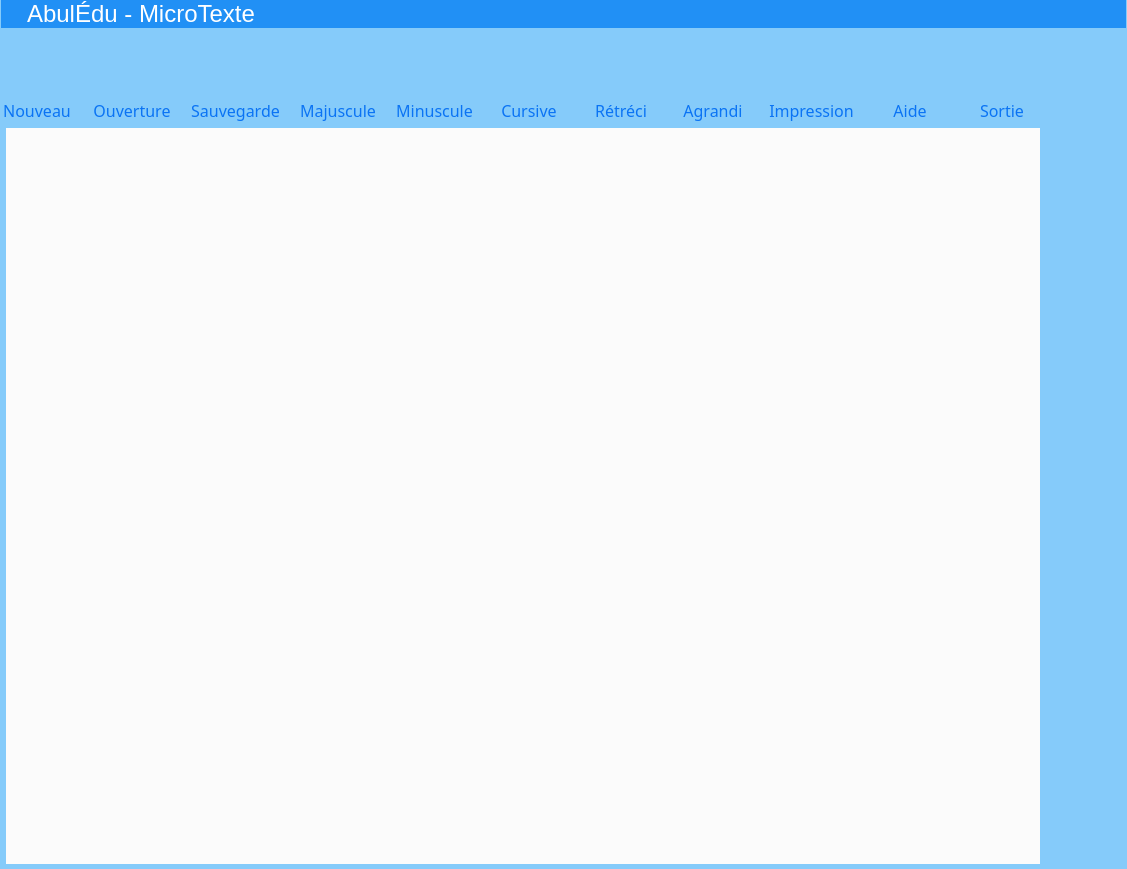
<?xml version="1.0" encoding="UTF-8"?>
<ui version="4.0">
 <class>MainWindow</class>
 <widget class="QMainWindow" name="MainWindow">
  <property name="geometry">
   <rect>
    <x>0</x>
    <y>0</y>
    <width>1127</width>
    <height>869</height>
   </rect>
  </property>
  <property name="sizePolicy">
   <sizepolicy hsizetype="Expanding" vsizetype="Expanding">
    <horstretch>0</horstretch>
    <verstretch>0</verstretch>
   </sizepolicy>
  </property>
  <property name="windowTitle">
   <string>Mini traitement de texte pour AbulÉdu</string>
  </property>
  <property name="styleSheet">
   <string notr="true">QToolBar {
  background-color: qlineargradient(spread:pad, x1:0, y1:0, x2:0, y2:1, stop:0 rgba(2, 141, 255, 255), stop:1 rgba(56, 167, 255, 227));
}
</string>
  </property>
  <widget class="QWidget" name="centralWidget">
   <property name="styleSheet">
    <string notr="true">QWidget #centralWidget {
  background-color: #85cbfa;
}</string>
   </property>
   <layout class="QGridLayout" name="gridLayout_2">
    <property name="leftMargin">
     <number>1</number>
    </property>
    <property name="topMargin">
     <number>0</number>
    </property>
    <property name="rightMargin">
     <number>1</number>
    </property>
    <property name="bottomMargin">
     <number>0</number>
    </property>
    <property name="spacing">
     <number>0</number>
    </property>
    <item row="3" column="0">
     <widget class="QStackedWidget" name="stackedWidget">
      <property name="currentIndex">
       <number>0</number>
      </property>
      <widget class="QWidget" name="pageTexte">
       <property name="enabled">
        <bool>true</bool>
       </property>
       <property name="focusPolicy">
        <enum>Qt::NoFocus</enum>
       </property>
       <layout class="QGridLayout" name="gridLayout_4">
        <property name="leftMargin">
         <number>0</number>
        </property>
        <property name="topMargin">
         <number>0</number>
        </property>
        <property name="rightMargin">
         <number>0</number>
        </property>
        <property name="bottomMargin">
         <number>5</number>
        </property>
        <property name="spacing">
         <number>0</number>
        </property>
        <item row="0" column="1" rowspan="2">
         <layout class="QHBoxLayout" name="horizontalLayout_4">
          <item>
           <widget class="QTextEdit" name="teZoneTexte">
            <property name="font">
             <font>
              <family>Andika</family>
              <pointsize>30</pointsize>
              <weight>50</weight>
              <italic>false</italic>
              <bold>false</bold>
             </font>
            </property>
            <property name="cursor" stdset="0">
             <cursorShape>IBeamCursor</cursorShape>
            </property>
            <property name="focusPolicy">
             <enum>Qt::StrongFocus</enum>
            </property>
            <property name="styleSheet">
             <string notr="true">background-color:#fbfbfb;
font: 30pt &quot;Andika&quot;;</string>
            </property>
            <property name="frameShape">
             <enum>QFrame::NoFrame</enum>
            </property>
            <property name="lineWidth">
             <number>0</number>
            </property>
            <property name="horizontalScrollBarPolicy">
             <enum>Qt::ScrollBarAlwaysOff</enum>
            </property>
            <property name="autoFormatting">
             <set>QTextEdit::AutoNone</set>
            </property>
            <property name="html">
             <string notr="true">&lt;!DOCTYPE HTML PUBLIC &quot;-//W3C//DTD HTML 4.0//EN&quot; &quot;http://www.w3.org/TR/REC-html40/strict.dtd&quot;&gt;
&lt;html&gt;&lt;head&gt;&lt;meta name=&quot;qrichtext&quot; content=&quot;1&quot; /&gt;&lt;style type=&quot;text/css&quot;&gt;
p, li { white-space: pre-wrap; }
&lt;/style&gt;&lt;/head&gt;&lt;body style=&quot; font-family:'Andika'; font-size:30pt; font-weight:400; font-style:normal;&quot;&gt;
&lt;p style=&quot;-qt-paragraph-type:empty; margin-top:0px; margin-bottom:0px; margin-left:0px; margin-right:0px; -qt-block-indent:0; text-indent:0px;&quot;&gt;&lt;br /&gt;&lt;/p&gt;&lt;/body&gt;&lt;/html&gt;</string>
            </property>
            <property name="cursorWidth">
             <number>2</number>
            </property>
           </widget>
          </item>
          <item>
           <widget class="QFrame" name="frmControlAudio">
            <property name="minimumSize">
             <size>
              <width>75</width>
              <height>200</height>
             </size>
            </property>
            <property name="frameShape">
             <enum>QFrame::NoFrame</enum>
            </property>
            <property name="frameShadow">
             <enum>QFrame::Raised</enum>
            </property>
           </widget>
          </item>
         </layout>
        </item>
        <item row="1" column="2">
         <spacer name="horizontalSpacer_3">
          <property name="orientation">
           <enum>Qt::Horizontal</enum>
          </property>
          <property name="sizeType">
           <enum>QSizePolicy::Fixed</enum>
          </property>
          <property name="sizeHint" stdset="0">
           <size>
            <width>5</width>
            <height>20</height>
           </size>
          </property>
         </spacer>
        </item>
        <item row="0" column="0">
         <spacer name="horizontalSpacer_2">
          <property name="orientation">
           <enum>Qt::Horizontal</enum>
          </property>
          <property name="sizeType">
           <enum>QSizePolicy::Fixed</enum>
          </property>
          <property name="sizeHint" stdset="0">
           <size>
            <width>5</width>
            <height>20</height>
           </size>
          </property>
         </spacer>
        </item>
       </layout>
      </widget>
      <widget class="QWidget" name="pageBoxFileManager">
       <layout class="QGridLayout" name="gridLayout">
        <property name="leftMargin">
         <number>0</number>
        </property>
        <property name="topMargin">
         <number>0</number>
        </property>
        <property name="rightMargin">
         <number>0</number>
        </property>
        <property name="bottomMargin">
         <number>0</number>
        </property>
        <property name="spacing">
         <number>0</number>
        </property>
        <item row="0" column="0">
         <widget class="AbulEduBoxFileManagerV1" name="abeBoxFileManager" native="true"/>
        </item>
       </layout>
      </widget>
      <widget class="QWidget" name="pageMediathequeGet">
       <layout class="QGridLayout" name="gridLayout_3">
        <property name="leftMargin">
         <number>0</number>
        </property>
        <property name="topMargin">
         <number>0</number>
        </property>
        <property name="rightMargin">
         <number>0</number>
        </property>
        <property name="bottomMargin">
         <number>0</number>
        </property>
        <property name="spacing">
         <number>0</number>
        </property>
        <item row="0" column="0">
         <widget class="AbulEduMediathequeGetV1" name="abeMediathequeGet" native="true"/>
        </item>
       </layout>
      </widget>
      <widget class="QWidget" name="pagePrint">
       <layout class="QGridLayout" name="gridLayout_8">
        <property name="leftMargin">
         <number>0</number>
        </property>
        <property name="topMargin">
         <number>0</number>
        </property>
        <property name="rightMargin">
         <number>0</number>
        </property>
        <property name="bottomMargin">
         <number>0</number>
        </property>
        <property name="spacing">
         <number>0</number>
        </property>
        <item row="0" column="0">
         <layout class="QGridLayout" name="glPrint"/>
        </item>
       </layout>
      </widget>
      <widget class="AbulEduAproposV1" name="pageAbout"/>
     </widget>
    </item>
    <item row="1" column="0">
     <widget class="QFrame" name="frTopMicroTexte">
      <property name="minimumSize">
       <size>
        <width>0</width>
        <height>100</height>
       </size>
      </property>
      <property name="maximumSize">
       <size>
        <width>16777215</width>
        <height>100</height>
       </size>
      </property>
      <property name="styleSheet">
       <string notr="true">#btnCursiveMicroTexte,
#btnDecreasePoliceMicroTexte,
#btnIncreasePoliceMicroTexte,
#btnHelpMicroTexte, 
#btnMajusculeMicroTexte,
#btnMinusculeMicroTexte,
#btnNewMicroTexte,
#btnOpenMicroTexte,
#btnPrintMicroTexte,
#btnQuitMicroTexte,
#btnSaveMicroTexte{
background-color: #85cbfa;
border-radius : 5px;
}
#btnCursiveMicroTexte::checked,
#btnMajusculeMicroTexte::checked,
#btnMinusculeMicroTexte::checked,
#btnDecreasePoliceMicroTexte::pressed,
#btnIncreasePoliceMicroTexte::pressed,
#btnHelpMicroTexte::pressed,
#btnNewMicroTexte::pressed,
#btnOpenMicroTexte::pressed,
#btnPrintMicroTexte::pressed,
#btnQuitMicroTexte::pressed,
#btnSaveMicroTexte::pressed {
background-color:#0D90F6;
}
</string>
      </property>
      <property name="frameShape">
       <enum>QFrame::NoFrame</enum>
      </property>
      <property name="frameShadow">
       <enum>QFrame::Raised</enum>
      </property>
      <property name="lineWidth">
       <number>0</number>
      </property>
      <layout class="QGridLayout" name="gridLayout_5">
       <property name="leftMargin">
        <number>0</number>
       </property>
       <property name="topMargin">
        <number>0</number>
       </property>
       <property name="rightMargin">
        <number>0</number>
       </property>
       <property name="bottomMargin">
        <number>6</number>
       </property>
       <property name="horizontalSpacing">
        <number>20</number>
       </property>
       <item row="0" column="8">
        <widget class="QToolButton" name="btnPrintMicroTexte">
         <property name="minimumSize">
          <size>
           <width>72</width>
           <height>72</height>
          </size>
         </property>
         <property name="maximumSize">
          <size>
           <width>72</width>
           <height>72</height>
          </size>
         </property>
         <property name="cursor">
          <cursorShape>PointingHandCursor</cursorShape>
         </property>
         <property name="focusPolicy">
          <enum>Qt::NoFocus</enum>
         </property>
         <property name="whatsThis">
          <string notr="true">print</string>
         </property>
         <property name="styleSheet">
          <string notr="true">image: url(:/abuledutextev1/buttons/print);
</string>
         </property>
         <property name="text">
          <string/>
         </property>
        </widget>
       </item>
       <item row="0" column="1">
        <widget class="QToolButton" name="btnOpenMicroTexte">
         <property name="minimumSize">
          <size>
           <width>72</width>
           <height>72</height>
          </size>
         </property>
         <property name="maximumSize">
          <size>
           <width>72</width>
           <height>72</height>
          </size>
         </property>
         <property name="cursor">
          <cursorShape>PointingHandCursor</cursorShape>
         </property>
         <property name="focusPolicy">
          <enum>Qt::NoFocus</enum>
         </property>
         <property name="toolTip">
          <string/>
         </property>
         <property name="whatsThis">
          <string notr="true">open</string>
         </property>
         <property name="styleSheet">
          <string notr="true">image: url(:/abuledutextev1/buttons/open);</string>
         </property>
         <property name="text">
          <string/>
         </property>
        </widget>
       </item>
       <item row="0" column="0">
        <widget class="QToolButton" name="btnNewMicroTexte">
         <property name="minimumSize">
          <size>
           <width>72</width>
           <height>72</height>
          </size>
         </property>
         <property name="maximumSize">
          <size>
           <width>72</width>
           <height>72</height>
          </size>
         </property>
         <property name="cursor">
          <cursorShape>PointingHandCursor</cursorShape>
         </property>
         <property name="focusPolicy">
          <enum>Qt::NoFocus</enum>
         </property>
         <property name="toolTip">
          <string/>
         </property>
         <property name="whatsThis">
          <string notr="true">new</string>
         </property>
         <property name="styleSheet">
          <string notr="true">image: url(:/abuledutextev1/buttons/new); 
</string>
         </property>
         <property name="text">
          <string/>
         </property>
         <property name="iconSize">
          <size>
           <width>64</width>
           <height>64</height>
          </size>
         </property>
        </widget>
       </item>
       <item row="0" column="2">
        <widget class="QToolButton" name="btnSaveMicroTexte">
         <property name="minimumSize">
          <size>
           <width>72</width>
           <height>72</height>
          </size>
         </property>
         <property name="maximumSize">
          <size>
           <width>72</width>
           <height>72</height>
          </size>
         </property>
         <property name="cursor">
          <cursorShape>PointingHandCursor</cursorShape>
         </property>
         <property name="focusPolicy">
          <enum>Qt::NoFocus</enum>
         </property>
         <property name="toolTip">
          <string/>
         </property>
         <property name="whatsThis">
          <string notr="true">save</string>
         </property>
         <property name="styleSheet">
          <string notr="true">image: url(:/abuledutextev1/buttons/save);
</string>
         </property>
         <property name="text">
          <string/>
         </property>
        </widget>
       </item>
       <item row="0" column="10">
        <widget class="QToolButton" name="btnQuitMicroTexte">
         <property name="minimumSize">
          <size>
           <width>72</width>
           <height>72</height>
          </size>
         </property>
         <property name="maximumSize">
          <size>
           <width>72</width>
           <height>72</height>
          </size>
         </property>
         <property name="cursor">
          <cursorShape>PointingHandCursor</cursorShape>
         </property>
         <property name="focusPolicy">
          <enum>Qt::NoFocus</enum>
         </property>
         <property name="toolTip">
          <string/>
         </property>
         <property name="whatsThis">
          <string notr="true">quit</string>
         </property>
         <property name="styleSheet">
          <string notr="true">image: url(:/abuledutextev1/buttons/quit);
</string>
         </property>
         <property name="text">
          <string/>
         </property>
        </widget>
       </item>
       <item row="0" column="7">
        <widget class="QToolButton" name="btnIncreasePoliceMicroTexte">
         <property name="minimumSize">
          <size>
           <width>72</width>
           <height>72</height>
          </size>
         </property>
         <property name="maximumSize">
          <size>
           <width>72</width>
           <height>72</height>
          </size>
         </property>
         <property name="cursor">
          <cursorShape>PointingHandCursor</cursorShape>
         </property>
         <property name="focusPolicy">
          <enum>Qt::NoFocus</enum>
         </property>
         <property name="whatsThis">
          <string notr="true">print</string>
         </property>
         <property name="styleSheet">
          <string notr="true">image: url(:/abuledutextev1/buttons/increase);
</string>
         </property>
         <property name="text">
          <string/>
         </property>
        </widget>
       </item>
       <item row="0" column="6">
        <widget class="QToolButton" name="btnDecreasePoliceMicroTexte">
         <property name="minimumSize">
          <size>
           <width>72</width>
           <height>72</height>
          </size>
         </property>
         <property name="maximumSize">
          <size>
           <width>72</width>
           <height>72</height>
          </size>
         </property>
         <property name="cursor">
          <cursorShape>PointingHandCursor</cursorShape>
         </property>
         <property name="focusPolicy">
          <enum>Qt::NoFocus</enum>
         </property>
         <property name="whatsThis">
          <string notr="true">print</string>
         </property>
         <property name="styleSheet">
          <string notr="true">image: url(:/abuledutextev1/buttons/decrease);
</string>
         </property>
         <property name="text">
          <string/>
         </property>
        </widget>
       </item>
       <item row="0" column="5">
        <widget class="QToolButton" name="btnCursiveMicroTexte">
         <property name="minimumSize">
          <size>
           <width>72</width>
           <height>72</height>
          </size>
         </property>
         <property name="maximumSize">
          <size>
           <width>72</width>
           <height>72</height>
          </size>
         </property>
         <property name="cursor">
          <cursorShape>PointingHandCursor</cursorShape>
         </property>
         <property name="focusPolicy">
          <enum>Qt::NoFocus</enum>
         </property>
         <property name="toolTip">
          <string/>
         </property>
         <property name="whatsThis">
          <string notr="true"/>
         </property>
         <property name="styleSheet">
          <string notr="true">image: url(:/abuledutextev1/buttons/manuscrit);
</string>
         </property>
         <property name="text">
          <string/>
         </property>
         <property name="checkable">
          <bool>true</bool>
         </property>
         <property name="checked">
          <bool>false</bool>
         </property>
         <property name="autoExclusive">
          <bool>true</bool>
         </property>
        </widget>
       </item>
       <item row="0" column="9">
        <widget class="QToolButton" name="btnHelpMicroTexte">
         <property name="minimumSize">
          <size>
           <width>72</width>
           <height>72</height>
          </size>
         </property>
         <property name="maximumSize">
          <size>
           <width>72</width>
           <height>72</height>
          </size>
         </property>
         <property name="cursor">
          <cursorShape>PointingHandCursor</cursorShape>
         </property>
         <property name="focusPolicy">
          <enum>Qt::NoFocus</enum>
         </property>
         <property name="whatsThis">
          <string notr="true">help</string>
         </property>
         <property name="styleSheet">
          <string notr="true">image: url(:/abuledutextev1/buttons/help);
</string>
         </property>
         <property name="text">
          <string/>
         </property>
        </widget>
       </item>
       <item row="0" column="3">
        <widget class="QToolButton" name="btnMajusculeMicroTexte">
         <property name="minimumSize">
          <size>
           <width>72</width>
           <height>72</height>
          </size>
         </property>
         <property name="maximumSize">
          <size>
           <width>72</width>
           <height>72</height>
          </size>
         </property>
         <property name="cursor">
          <cursorShape>PointingHandCursor</cursorShape>
         </property>
         <property name="focusPolicy">
          <enum>Qt::NoFocus</enum>
         </property>
         <property name="toolTip">
          <string/>
         </property>
         <property name="whatsThis">
          <string notr="true">new</string>
         </property>
         <property name="styleSheet">
          <string notr="true">image: url(:/abuledutextev1/buttons/capitale);
</string>
         </property>
         <property name="text">
          <string/>
         </property>
         <property name="checkable">
          <bool>true</bool>
         </property>
         <property name="autoExclusive">
          <bool>true</bool>
         </property>
        </widget>
       </item>
       <item row="0" column="4">
        <widget class="QToolButton" name="btnMinusculeMicroTexte">
         <property name="minimumSize">
          <size>
           <width>72</width>
           <height>72</height>
          </size>
         </property>
         <property name="maximumSize">
          <size>
           <width>72</width>
           <height>72</height>
          </size>
         </property>
         <property name="cursor">
          <cursorShape>PointingHandCursor</cursorShape>
         </property>
         <property name="focusPolicy">
          <enum>Qt::NoFocus</enum>
         </property>
         <property name="toolTip">
          <string/>
         </property>
         <property name="whatsThis">
          <string notr="true">new</string>
         </property>
         <property name="styleSheet">
          <string notr="true">image: url(:/abuledutextev1/buttons/mini);
</string>
         </property>
         <property name="text">
          <string/>
         </property>
         <property name="checkable">
          <bool>true</bool>
         </property>
         <property name="autoExclusive">
          <bool>true</bool>
         </property>
        </widget>
       </item>
       <item row="0" column="11">
        <spacer name="horizontalSpacer_4">
         <property name="orientation">
          <enum>Qt::Horizontal</enum>
         </property>
         <property name="sizeHint" stdset="0">
          <size>
           <width>40</width>
           <height>20</height>
          </size>
         </property>
        </spacer>
       </item>
       <item row="1" column="0">
        <widget class="QLabel" name="label">
         <property name="font">
          <font>
           <family>Andika Basic</family>
           <pointsize>12</pointsize>
          </font>
         </property>
         <property name="styleSheet">
          <string notr="true">color:#0a73f4;</string>
         </property>
         <property name="text">
          <string>Nouveau</string>
         </property>
         <property name="alignment">
          <set>Qt::AlignCenter</set>
         </property>
        </widget>
       </item>
       <item row="1" column="1">
        <widget class="QLabel" name="label_11">
         <property name="font">
          <font>
           <family>Andika Basic</family>
           <pointsize>12</pointsize>
          </font>
         </property>
         <property name="styleSheet">
          <string notr="true">color:#0a73f4;</string>
         </property>
         <property name="text">
          <string>Ouverture</string>
         </property>
         <property name="alignment">
          <set>Qt::AlignCenter</set>
         </property>
        </widget>
       </item>
       <item row="1" column="2">
        <widget class="QLabel" name="label_10">
         <property name="font">
          <font>
           <family>Andika Basic</family>
           <pointsize>12</pointsize>
          </font>
         </property>
         <property name="styleSheet">
          <string notr="true">color:#0a73f4;</string>
         </property>
         <property name="text">
          <string>Sauvegarde</string>
         </property>
         <property name="alignment">
          <set>Qt::AlignCenter</set>
         </property>
        </widget>
       </item>
       <item row="1" column="3">
        <widget class="QLabel" name="label_9">
         <property name="font">
          <font>
           <family>Andika Basic</family>
           <pointsize>12</pointsize>
          </font>
         </property>
         <property name="styleSheet">
          <string notr="true">color:#0a73f4;</string>
         </property>
         <property name="text">
          <string>Majuscule</string>
         </property>
         <property name="alignment">
          <set>Qt::AlignCenter</set>
         </property>
        </widget>
       </item>
       <item row="1" column="4">
        <widget class="QLabel" name="label_2">
         <property name="font">
          <font>
           <family>Andika Basic</family>
           <pointsize>12</pointsize>
          </font>
         </property>
         <property name="styleSheet">
          <string notr="true">color:#0a73f4;</string>
         </property>
         <property name="text">
          <string>Minuscule</string>
         </property>
         <property name="alignment">
          <set>Qt::AlignCenter</set>
         </property>
        </widget>
       </item>
       <item row="1" column="5">
        <widget class="QLabel" name="label_8">
         <property name="font">
          <font>
           <family>Andika Basic</family>
           <pointsize>12</pointsize>
          </font>
         </property>
         <property name="styleSheet">
          <string notr="true">color:#0a73f4;</string>
         </property>
         <property name="text">
          <string>Cursive</string>
         </property>
         <property name="alignment">
          <set>Qt::AlignCenter</set>
         </property>
        </widget>
       </item>
       <item row="1" column="6">
        <widget class="QLabel" name="label_7">
         <property name="font">
          <font>
           <family>Andika Basic</family>
           <pointsize>12</pointsize>
          </font>
         </property>
         <property name="styleSheet">
          <string notr="true">color:#0a73f4;</string>
         </property>
         <property name="text">
          <string>Rétréci</string>
         </property>
         <property name="alignment">
          <set>Qt::AlignCenter</set>
         </property>
        </widget>
       </item>
       <item row="1" column="7">
        <widget class="QLabel" name="label_6">
         <property name="font">
          <font>
           <family>Andika Basic</family>
           <pointsize>12</pointsize>
          </font>
         </property>
         <property name="styleSheet">
          <string notr="true">color:#0a73f4;</string>
         </property>
         <property name="text">
          <string>Agrandi</string>
         </property>
         <property name="alignment">
          <set>Qt::AlignCenter</set>
         </property>
        </widget>
       </item>
       <item row="1" column="8">
        <widget class="QLabel" name="label_3">
         <property name="font">
          <font>
           <family>Andika Basic</family>
           <pointsize>12</pointsize>
          </font>
         </property>
         <property name="styleSheet">
          <string notr="true">color:#0a73f4;</string>
         </property>
         <property name="text">
          <string>Impression</string>
         </property>
         <property name="alignment">
          <set>Qt::AlignCenter</set>
         </property>
        </widget>
       </item>
       <item row="1" column="9">
        <widget class="QLabel" name="label_5">
         <property name="font">
          <font>
           <family>Andika Basic</family>
           <pointsize>12</pointsize>
          </font>
         </property>
         <property name="styleSheet">
          <string notr="true">color:#0a73f4;</string>
         </property>
         <property name="text">
          <string>Aide</string>
         </property>
         <property name="alignment">
          <set>Qt::AlignCenter</set>
         </property>
        </widget>
       </item>
       <item row="1" column="10">
        <widget class="QLabel" name="label_4">
         <property name="font">
          <font>
           <family>Andika Basic</family>
           <pointsize>12</pointsize>
          </font>
         </property>
         <property name="styleSheet">
          <string notr="true">color:#0a73f4;</string>
         </property>
         <property name="text">
          <string>Sortie</string>
         </property>
         <property name="alignment">
          <set>Qt::AlignCenter</set>
         </property>
        </widget>
       </item>
      </layout>
     </widget>
    </item>
    <item row="0" column="0">
     <widget class="QLabel" name="lblTitreMicroTexte">
      <property name="maximumSize">
       <size>
        <width>16777215</width>
        <height>40</height>
       </size>
      </property>
      <property name="styleSheet">
       <string notr="true">QLabel {
padding-left:20px;
background-color: #2190f5;
color:white;
font-size:24px;

}</string>
      </property>
      <property name="text">
       <string>AbulÉdu - MicroTexte</string>
      </property>
     </widget>
    </item>
   </layout>
  </widget>
 </widget>
 <layoutdefault spacing="6" margin="11"/>
 <customwidgets>
  <customwidget>
   <class>AbulEduBoxFileManagerV1</class>
   <extends>QWidget</extends>
   <header>abuleduboxfilemanagerv1.h</header>
   <container>1</container>
  </customwidget>
  <customwidget>
   <class>AbulEduMediathequeGetV1</class>
   <extends>QWidget</extends>
   <header>abuledumediathequegetv1.h</header>
   <container>1</container>
  </customwidget>
  <customwidget>
   <class>AbulEduAproposV1</class>
   <extends>QWidget</extends>
   <header>abuleduaproposv1.h</header>
   <container>1</container>
  </customwidget>
 </customwidgets>
 <resources/>
 <connections/>
</ui>
